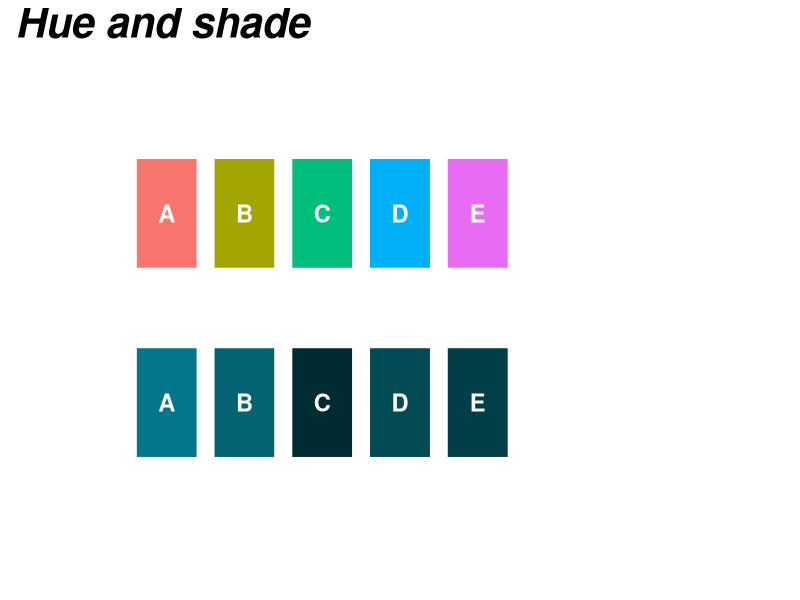

Here is the R script that generated this plot:
## ---- chunk 1
#| eval: true
#| echo: false
#| message: false
#| warning: false
#.........................load packages.........................
library(tidyverse)
library(patchwork)

#........................create dummy data.......................
unemployment_dummy_data <- tribble(
  ~country, ~percentage, ~x, ~y,
  "A", 22, 0.23, 0.177,
  "B", 25, 0.45, 0.174,
  "C", 34, 0.35, 0.18,
  "D", 29, 0.52, 0.183,
  "E", 32, 0.14, 0.182
) |>
  mutate(country = as.factor(country))

#  hue / shade ----
hue_shade_df <- tibble(pos = c(1, 2, 3, 4, 5),
                       country = sort(unique(unemployment_dummy_data$country)))

hue <- ggplot(data = hue_shade_df) +
  geom_rect(aes(xmin = pos, xmax = pos + 1,
                ymin = 0.35, ymax = 0.75, fill = country), linewidth = 6, color = "white") +
  geom_text(aes(x = pos + 0.5, y = 0.55, label = country),
            color = "white", size = 6,
            hjust = 0.5, vjust = 0.5, fontface = "bold") +
  scale_y_continuous(limits = c(0,1)) +
  scale_x_continuous(limits = c(0,9)) +
  theme_void() +
  theme(
    legend.position = "none"
  )

shade <- ggplot(data = hue_shade_df) +
  geom_rect(aes(xmin = pos, xmax = pos + 1,
                ymin = 0.35, ymax = 0.75, fill = country), linewidth = 6, color = "white") +
  geom_text(aes(x = pos + 0.5, y = 0.55, label = country),
            color = "white", size = 6,
            hjust = 0.5, vjust = 0.5, fontface = "bold") +
  scale_y_continuous(limits = c(0,1)) +
  scale_x_continuous(limits = c(0,9)) +
  scale_fill_manual(values = c("#047689", "#036373", "#012B32", "#024A56", "#023E48")) +
  theme_void() +
  theme(
    legend.position = "none"
  )

#...................patchwork to arrange plots...................
color <- (hue / plot_spacer() / shade) +
  plot_layout(heights = c(4, -2, 4)) +
  plot_annotation(
    title = "Hue and shade",
    theme = theme(plot.title = element_text(size = 30, face = "bold.italic"))
  )

color
